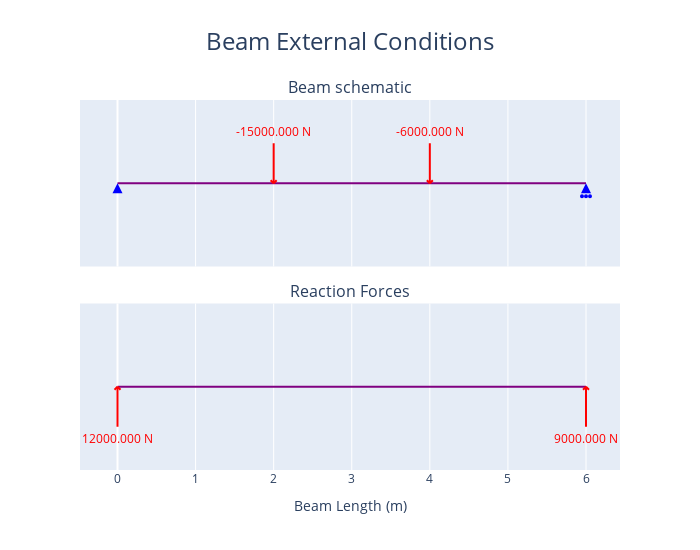
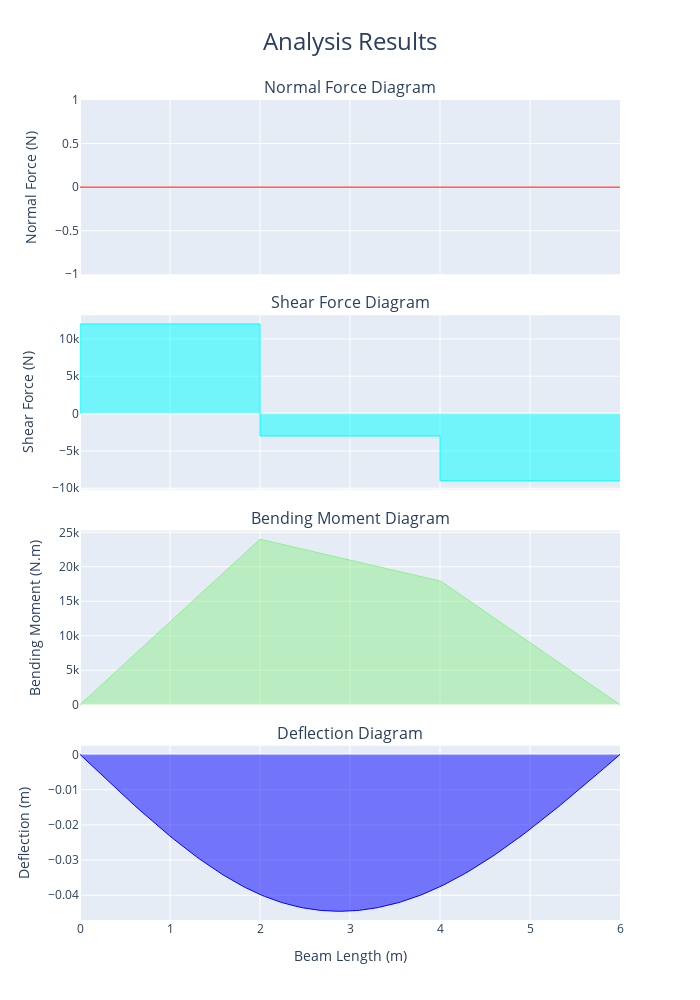

The notebook cell saved with these charts, in order:
### Code cell
fig_1 = beam.plot_beam_external()
fig_1.show()

fig_2 = beam.plot_beam_internal()
fig_2.show()

### Figure 1 — Plotly figure (JSON) as saved in the notebook; plotly's stock layout.template omitted (floating-point values rounded to 4 significant figures)
{"data": [{"hoverinfo": "skip", "hovertemplate": "%{x} %{meta[0]}", "line": {"color": "purple", "width": 2}, "meta": ["m"], "mode": "lines", "name": "Beam_", "type": "scatter", "x": [0, 6], "xaxis": "x", "y": [0, 0], "yaxis": "y"}, {"hoverinfo": "skip", "hovertemplate": "x: %{x:.3f} %{meta[1]}<br>Fixed: %{meta[0]}", "marker": {"color": "blue", "size": 10, "symbol": "triangle-up"}, "meta": ["[1, 1, 0]", "m"], "mode": "markers", "name": "Support", "opacity": 0, "showlegend": false, "type": "scatter", "x": [0], "xaxis": "x", "y": [0], "yaxis": "y"}, {"fill": "toself", "hoverinfo": "skip", "marker": {"color": "blue", "size": 10, "symbol": "arrow-up"}, "mode": "markers", "name": "Support", "showlegend": false, "type": "scatter", "x": [0], "xaxis": "x", "y": [0], "yaxis": "y"}, {"hoverinfo": "skip", "hovertemplate": "x: %{x:.3f} %{meta[1]}<br>Fixed: %{meta[0]}", "marker": {"color": "blue", "size": 10, "symbol": "triangle-up"}, "meta": ["[0, 1, 0]", "m"], "mode": "markers", "name": "Support", "opacity": 0, "showlegend": false, "type": "scatter", "x": [6], "xaxis": "x", "y": [0], "yaxis": "y"}, {"fill": "toself", "hoverinfo": "skip", "marker": {"color": "blue", "size": 10, "symbol": "arrow-up"}, "mode": "markers", "name": "Support", "showlegend": false, "type": "scatter", "x": [6], "xaxis": "x", "y": [0], "yaxis": "y"}, {"hoverinfo": "skip", "hovertemplate": "x: %{meta[1]:.3f} %{meta[2]}<br>Force: %{meta[0]:.3f} %{meta[3]}            <br>Angle: %{meta[5]:.3f} deg", "marker": {"color": "red", "size": 10, "symbol": "triangle-up"}, "meta": [-15000, 2, "m", "N", "N.m", 90], "mode": "markers", "name": "Point<br>Load", "opacity": 0, "showlegend": false, "type": "scatter", "x": [2], "xaxis": "x", "y": [0], "yaxis": "y"}, {"hoverinfo": "skip", "hovertemplate": "x: %{meta[1]:.3f} %{meta[2]}<br>Force: %{meta[0]:.3f} %{meta[3]}            <br>Angle: %{meta[5]:.3f} deg", "marker": {"color": "red", "size": 10, "symbol": "triangle-up"}, "meta": [-6000, 4, "m", "N", "N.m", 90], "mode": "markers", "name": "Point<br>Load", "opacity": 0, "showlegend": false, "type": "scatter", "x": [4], "xaxis": "x", "y": [0], "yaxis": "y"}, {"hoverinfo": "skip", "hovertemplate": "%{x}", "line": {"color": "purple", "width": 2}, "mode": "lines", "name": "Beam", "type": "scatter", "x": [0, 6], "xaxis": "x2", "y": [0, 0], "yaxis": "y2"}, {"hoverinfo": "skip", "hovertemplate": "Reactions<br>x coord: %{x:.3f} %{meta[3]}<br>y: %{meta[1]:.3f} %{meta[4]}", "marker": {"color": "red", "size": 10, "symbol": "triangle-up"}, "meta": [0, 12000, 0, "m", "N", "N.m"], "mode": "markers", "name": "Reaction", "opacity": 0, "showlegend": false, "type": "scatter", "x": [0], "xaxis": "x2", "y": [0], "yaxis": "y2"}, {"hoverinfo": "skip", "hovertemplate": "Reactions<br>x coord: %{x:.3f} %{meta[3]}<br>y: %{meta[1]:.3f} %{meta[4]}", "marker": {"color": "red", "size": 10, "symbol": "triangle-up"}, "meta": [0, 9000, 0, "m", "N", "N.m"], "mode": "markers", "name": "Reaction", "opacity": 0, "showlegend": false, "type": "scatter", "x": [6], "xaxis": "x2", "y": [0], "yaxis": "y2"}], "layout": {"annotations": [{"font": {"size": 16}, "showarrow": false, "text": "Beam schematic", "x": 0.5, "xanchor": "center", "xref": "paper", "y": 1, "yanchor": "bottom", "yref": "paper"}, {"font": {"size": 16}, "showarrow": false, "text": "Reaction Forces", "x": 0.5, "xanchor": "center", "xref": "paper", "y": 0.45, "yanchor": "bottom", "yref": "paper"}, {"font": {"color": "red"}, "showarrow": false, "text": "-15000.000 N", "x": 2, "xref": "x", "xshift": 0, "y": 0, "yref": "y", "yshift": 52}, {"font": {"color": "red"}, "showarrow": false, "text": "-6000.000 N", "x": 4, "xref": "x", "xshift": 0, "y": 0, "yref": "y", "yshift": 52}, {"font": {"color": "red"}, "showarrow": false, "text": "12000.000 N", "x": 0, "xref": "x2", "xshift": 0, "y": 0, "yref": "y2", "yshift": -52}, {"font": {"color": "red"}, "showarrow": false, "text": "9000.000 N", "x": 6, "xref": "x2", "xshift": 0, "y": 0, "yref": "y2", "yshift": -52}], "height": 550, "hovermode": "x", "shapes": [{"fillcolor": "blue", "line": {"color": "blue"}, "type": "circle", "x0": -1, "x1": 1, "xanchor": 6, "xref": "x", "xsizemode": "pixel", "y0": -14, "y1": -12, "yanchor": 0, "yref": "y", "ysizemode": "pixel"}, {"fillcolor": "blue", "line": {"color": "blue"}, "type": "circle", "x0": -5, "x1": -3, "xanchor": 6, "xref": "x", "xsizemode": "pixel", "y0": -14, "y1": -12, "yanchor": 0, "yref": "y", "ysizemode": "pixel"}, {"fillcolor": "blue", "line": {"color": "blue"}, "type": "circle", "x0": 3, "x1": 5, "xanchor": 6, "xref": "x", "xsizemode": "pixel", "y0": -14, "y1": -12, "yanchor": 0, "yref": "y", "ysizemode": "pixel"}, {"line": {"color": "red", "width": 2}, "type": "line", "x0": 0, "x1": -3, "xanchor": 2, "xref": "x", "xsizemode": "pixel", "y0": 0, "y1": 3, "yanchor": 0, "yref": "y", "ysizemode": "pixel"}, {"line": {"color": "red", "width": 2}, "type": "line", "x0": 0, "x1": 3, "xanchor": 2, "xref": "x", "xsizemode": "pixel", "y0": 0, "y1": 3, "yanchor": 0, "yref": "y", "ysizemode": "pixel"}, {"line": {"color": "red", "width": 2}, "type": "line", "x0": 0, "x1": 0, "xanchor": 2, "xref": "x", "xsizemode": "pixel", "y0": 0, "y1": 40, "yanchor": 0, "yref": "y", "ysizemode": "pixel"}, {"line": {"color": "red", "width": 2}, "type": "line", "x0": 0, "x1": -3, "xanchor": 4, "xref": "x", "xsizemode": "pixel", "y0": 0, "y1": 3, "yanchor": 0, "yref": "y", "ysizemode": "pixel"}, {"line": {"color": "red", "width": 2}, "type": "line", "x0": 0, "x1": 3, "xanchor": 4, "xref": "x", "xsizemode": "pixel", "y0": 0, "y1": 3, "yanchor": 0, "yref": "y", "ysizemode": "pixel"}, {"line": {"color": "red", "width": 2}, "type": "line", "x0": 0, "x1": 0, "xanchor": 4, "xref": "x", "xsizemode": "pixel", "y0": 0, "y1": 40, "yanchor": 0, "yref": "y", "ysizemode": "pixel"}, {"line": {"color": "red", "width": 2}, "type": "line", "x0": 0, "x1": 3, "xanchor": 0, "xref": "x2", "xsizemode": "pixel", "y0": 0, "y1": -3, "yanchor": 0, "yref": "y2", "ysizemode": "pixel"}, {"line": {"color": "red", "width": 2}, "type": "line", "x0": 0, "x1": -3, "xanchor": 0, "xref": "x2", "xsizemode": "pixel", "y0": 0, "y1": -3, "yanchor": 0, "yref": "y2", "ysizemode": "pixel"}, {"line": {"color": "red", "width": 2}, "type": "line", "x0": 0, "x1": 0, "xanchor": 0, "xref": "x2", "xsizemode": "pixel", "y0": 0, "y1": -40, "yanchor": 0, "yref": "y2", "ysizemode": "pixel"}, {"line": {"color": "red", "width": 2}, "type": "line", "x0": 0, "x1": 3, "xanchor": 6, "xref": "x2", "xsizemode": "pixel", "y0": 0, "y1": -3, "yanchor": 0, "yref": "y2", "ysizemode": "pixel"}, {"line": {"color": "red", "width": 2}, "type": "line", "x0": 0, "x1": -3, "xanchor": 6, "xref": "x2", "xsizemode": "pixel", "y0": 0, "y1": -3, "yanchor": 0, "yref": "y2", "ysizemode": "pixel"}, {"line": {"color": "red", "width": 2}, "type": "line", "x0": 0, "x1": 0, "xanchor": 6, "xref": "x2", "xsizemode": "pixel", "y0": 0, "y1": -40, "yanchor": 0, "yref": "y2", "ysizemode": "pixel"}], "showlegend": false, "title": {"font": {"size": 24}, "text": "Beam External Conditions", "x": 0.5}, "width": 700, "xaxis": {"anchor": "y", "autorange": true, "domain": [0, 1], "matches": "x2", "range": [-0.5401, 6.488], "showticklabels": false, "type": "linear"}, "xaxis2": {"anchor": "y2", "autorange": true, "domain": [0, 1], "range": [-0.5401, 6.488], "title": {"text": "Beam Length (m)"}, "type": "linear"}, "yaxis": {"anchor": "x", "domain": [0.55, 1], "fixedrange": true, "range": [-3, 3], "type": "linear", "visible": false}, "yaxis2": {"anchor": "x2", "domain": [0, 0.45], "fixedrange": true, "range": [-3, 3], "type": "linear", "visible": false}}}

### Figure 2 — Plotly figure (JSON) as saved in the notebook; plotly's stock layout.template omitted (floating-point values rounded to 4 significant figures; data arrays with more than 128 entries replaced by an {"elided": "..."} marker saying what was removed)
{"data": [{"fill": "tozeroy", "hovertemplate": "x: %{x:.3f} %{meta[0]}<br>f(x): %{y:.3f} %{meta[1]}", "line": {"color": "red", "width": 1}, "meta": ["m", "N"], "mode": "lines", "name": "Normal Force", "type": "scatter", "x": {"elided": "206 float values"}, "xaxis": "x", "y": {"elided": "206 int values"}, "yaxis": "y"}, {"fill": "tozeroy", "hovertemplate": "x: %{x:.3f} %{meta[0]}<br>f(x): %{y:.3f} %{meta[1]}", "line": {"color": "aqua", "width": 1}, "meta": ["m", "N"], "mode": "lines", "name": "Shear Force", "type": "scatter", "x": {"elided": "206 float values"}, "xaxis": "x2", "y": {"elided": "206 int values"}, "yaxis": "y2"}, {"fill": "tozeroy", "hovertemplate": "x: %{x:.3f} %{meta[0]}<br>f(x): %{y:.3f} %{meta[1]}", "line": {"color": "lightgreen", "width": 1}, "meta": ["m", "N.m"], "mode": "lines", "name": "Bending Moment", "type": "scatter", "x": {"elided": "206 float values"}, "xaxis": "x3", "y": {"elided": "206 float values"}, "yaxis": "y3"}, {"fill": "tozeroy", "hovertemplate": "x: %{x:.3f} %{meta[0]}<br>f(x): %{y:.3f} %{meta[1]}", "line": {"color": "blue", "width": 1}, "meta": ["m", "m"], "mode": "lines", "name": "Deflection", "type": "scatter", "x": {"elided": "206 float values"}, "xaxis": "x4", "y": {"elided": "206 float values"}, "yaxis": "y4"}], "layout": {"annotations": [{"font": {"size": 16}, "showarrow": false, "text": "Normal Force Diagram", "x": 0.5, "xanchor": "center", "xref": "paper", "y": 1, "yanchor": "bottom", "yref": "paper"}, {"font": {"size": 16}, "showarrow": false, "text": "Shear Force Diagram", "x": 0.5, "xanchor": "center", "xref": "paper", "y": 0.7375, "yanchor": "bottom", "yref": "paper"}, {"font": {"size": 16}, "showarrow": false, "text": "Bending Moment Diagram", "x": 0.5, "xanchor": "center", "xref": "paper", "y": 0.475, "yanchor": "bottom", "yref": "paper"}, {"font": {"size": 16}, "showarrow": false, "text": "Deflection Diagram", "x": 0.5, "xanchor": "center", "xref": "paper", "y": 0.2125, "yanchor": "bottom", "yref": "paper"}], "height": 1000, "showlegend": false, "title": {"font": {"size": 24}, "text": "Analysis Results", "x": 0.5}, "width": 700, "xaxis": {"anchor": "y", "autorange": true, "domain": [0, 1], "matches": "x4", "range": [0, 6], "showticklabels": false, "type": "linear"}, "xaxis2": {"anchor": "y2", "autorange": true, "domain": [0, 1], "matches": "x4", "range": [0, 6], "showticklabels": false, "type": "linear"}, "xaxis3": {"anchor": "y3", "autorange": true, "domain": [0, 1], "matches": "x4", "range": [0, 6], "showticklabels": false, "type": "linear"}, "xaxis4": {"anchor": "y4", "autorange": true, "domain": [0, 1], "range": [0, 6], "title": {"text": "Beam Length (m)"}, "type": "linear"}, "yaxis": {"anchor": "x", "autorange": true, "domain": [0.7875, 1], "range": [-1, 1], "title": {"text": "Normal Force (N)"}, "type": "linear"}, "yaxis2": {"anchor": "x2", "autorange": true, "domain": [0.525, 0.7375], "range": [-10170.0, 13170.0], "title": {"text": "Shear Force (N)"}, "type": "linear"}, "yaxis3": {"anchor": "x3", "autorange": true, "domain": [0.2625, 0.475], "range": [0, 25260.0], "title": {"text": "Bending Moment (N.m)"}, "type": "linear"}, "yaxis4": {"anchor": "x4", "autorange": true, "domain": [0, 0.2125], "range": [-0.04703, 0.002475], "title": {"text": "Deflection (m)"}, "type": "linear"}}}
